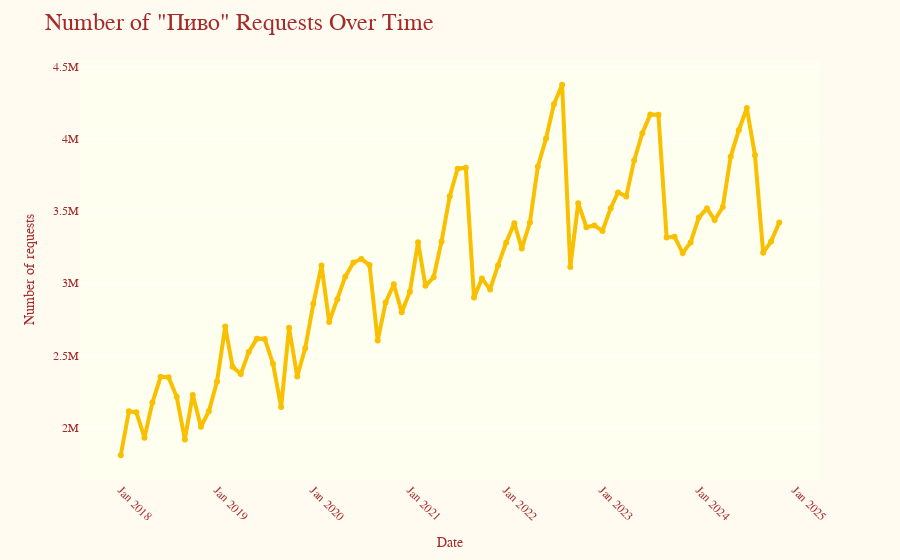

Notebook code for this chart:
### Code cell
fig2 = px.line(df, 
               x='Date', 
               y='ABS_Value', 
               markers=True, 
               template="simple_white", 
               labels={'Date': 'Date', 'ABS_Value': 'Number of requests'})

fig2.update_traces(line=dict(color='#F8C000', width=4)) 

fig2.update_layout(
    title='Number of "Пиво" Requests Over Time',
    title_font=dict(family="serif", size=24, color="brown"),
    xaxis_title="Date",
    yaxis_title="Number of requests",
    xaxis_tickformat="%b %Y",
    xaxis=dict(showgrid=False, tickangle=45), 
    yaxis=dict(showgrid=True),
    template="plotly",
    plot_bgcolor="ivory",
    paper_bgcolor="#FFFBF0", 
    font=dict(family="serif", color="brown"),
    showlegend=False
)

fig2.show()
